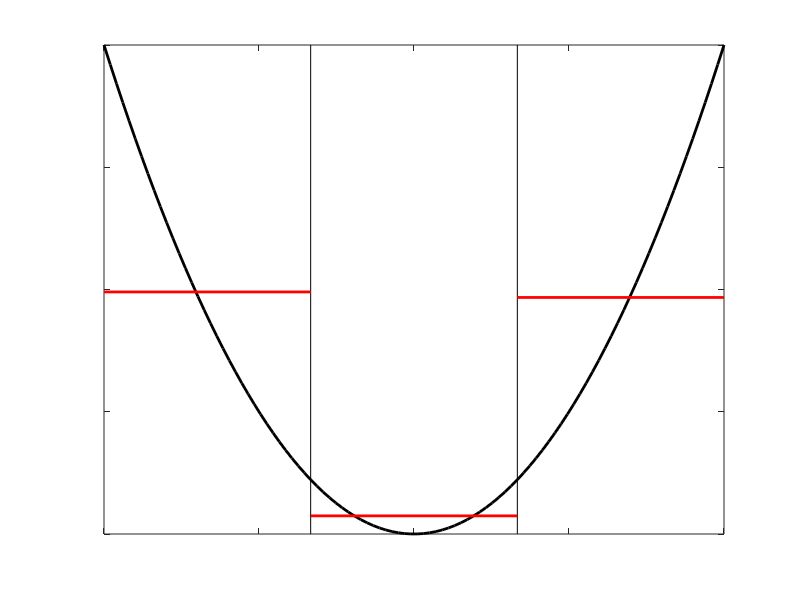
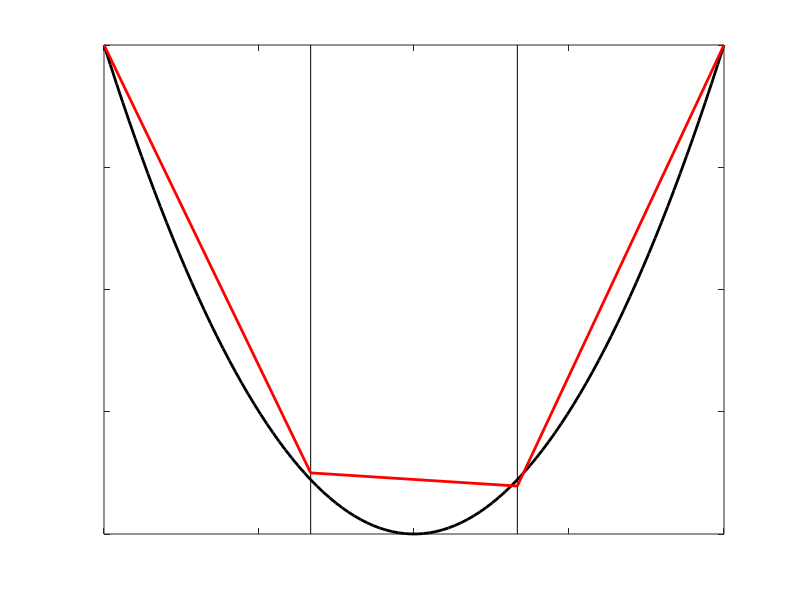
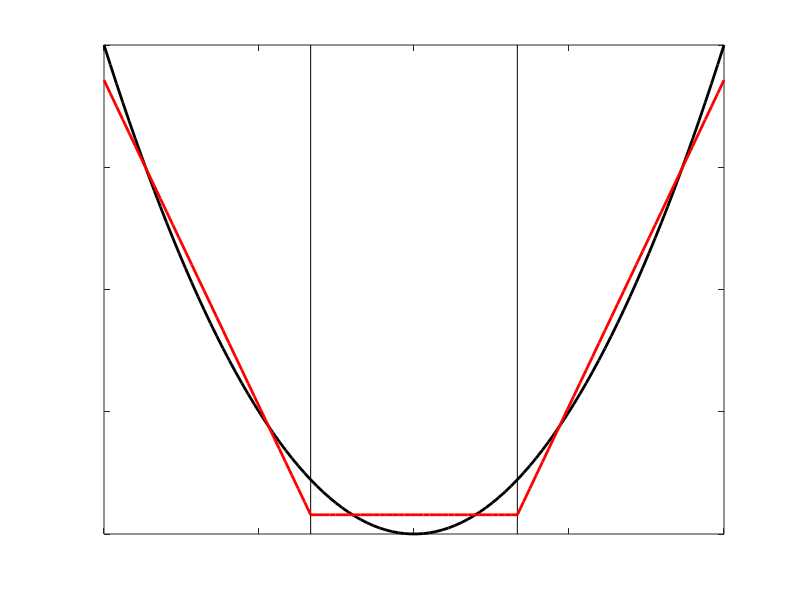

Source code (MATLAB) for these figures, in order:
x = linspace(-2,2);
y = x.^2;
x1 = -2/3;
x2= 2/3;
mean1 = mean(y(1:33));
mean2 = mean(y(34:66));
mean3 = mean(y(67:100));


figure
plot(x,y, 'black', 'LineWidth',2)
set(gca, 'XTickLabelMode', 'manual', 'XTickLabel', []);
set(gca, 'YTickLabelMode', 'manual', 'YTickLabel', []);
y1=get(gca,'ylim');
hold on
plot([x1 x1],y1, 'black')
hold on
plot([x2 x2],y1, 'black')
hold on
plot([-2, -2/3], [mean1, mean1], 'r', 'LineWidth',2);
hold on
plot([-2/3, 2/3], [mean2, mean2], 'r', 'LineWidth',2);
hold on
plot([2/3, 2], [mean3, mean3], 'r', 'LineWidth',2);
hold off

figure
plot(x,y, 'black', 'LineWidth',2)
set(gca, 'XTickLabelMode', 'manual', 'XTickLabel', []);
set(gca, 'YTickLabelMode', 'manual', 'YTickLabel', []);
hold on
plot([x1 x1],y1, 'black')
hold on
plot([x2 x2],y1, 'black')
hold on
plot([-2, -2/3], [y(1), y(33)], 'r', 'LineWidth',2);
hold on
plot([-2/3, 2/3], [y(33), y(66)], 'r', 'LineWidth',2);
hold on
plot([2/3, 2], [y(66), y(100)], 'r', 'LineWidth',2);

figure
plot(x,y, 'black', 'LineWidth',2)
set(gca, 'XTickLabelMode', 'manual', 'XTickLabel', []);
set(gca, 'YTickLabelMode', 'manual', 'YTickLabel', []);
hold on
plot([x1 x1],y1, 'black')
hold on
plot([x2 x2],y1, 'black')
hold on
yp1 = polyfit(x(1:34), y(1:34), 1)
plot(x(1:34), polyval(yp1, x(1:34)), 'r', 'LineWidth',2);
yp2 = polyfit(x(34:67), y(34:67), 1)
plot(x(34:67), polyval(yp2, x(34:67)), 'r', 'LineWidth',2);
yp3 = polyfit(x(67:100), y(67:100), 1)
plot(x(67:100), polyval(yp3, x(67:100)), 'r', 'LineWidth',2);


